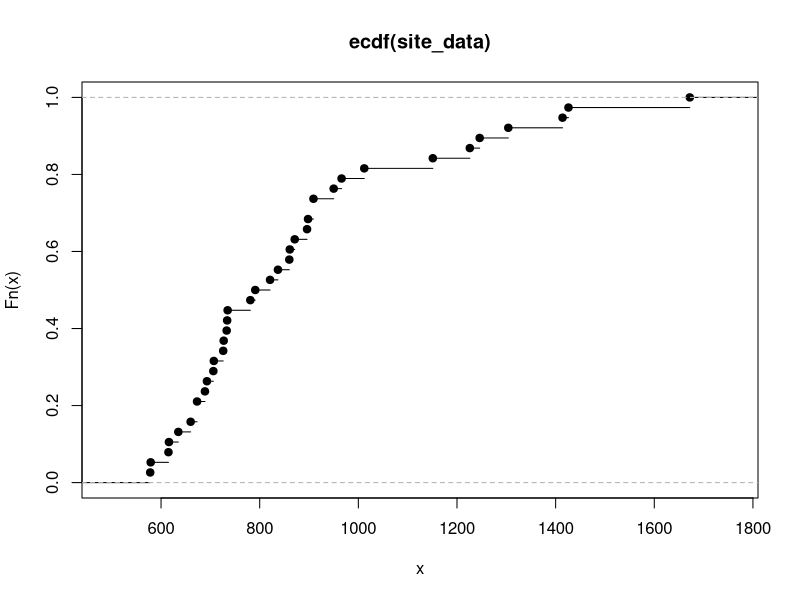
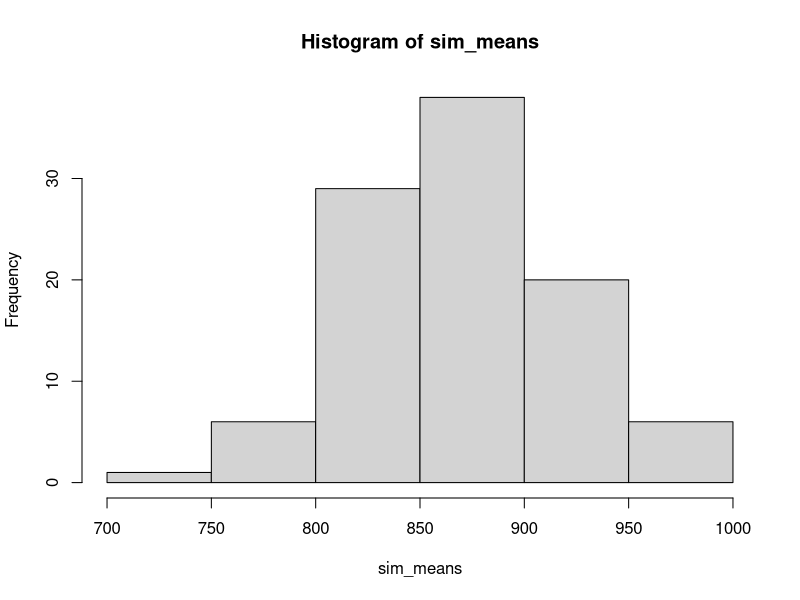

Recreate these plots in R, in order.
# office hour question 

site_data <- c(
  660,
  673,
  781,
  578,
  1414,
  673,
  861,
  727,
  735,
  706,
  871,
  689,
  635,
  615,
  616,
  791,
  896,
  707,
  821,
  1426,
  966,
  950,
  1012,
  909,
  726,
  909,
  1226,
  1304,
  1246,
  1151,
  898,
  837,
  693,
  733,
  1672,
  734,
  860,
  579
)

# 38 records 
# calculate CDF (empirical CDF) of the data
x_cdf = ecdf(site_data)

plot(x_cdf)

# see values that correspond to the probabilities with location 
sort(x_cdf(site_data))
sort(site_data) 

# simulate 20 values from the ecdf 100 times 
sims <- replicate(100, as.numeric(quantile(x_cdf, runif(20))))
str(sims)

# calculate 100 means 
sim_means <- apply(sims, 2, mean)
length(sim_means)

# mean distribution
hist(sim_means)

# get function for look up using the 100 simulated means 
e_sim_means <- ecdf(sim_means)
# look up the value
as.numeric(quantile(e_sim_means, .975))

# more directly  
as.numeric(quantile(sort(sim_means), .975))









